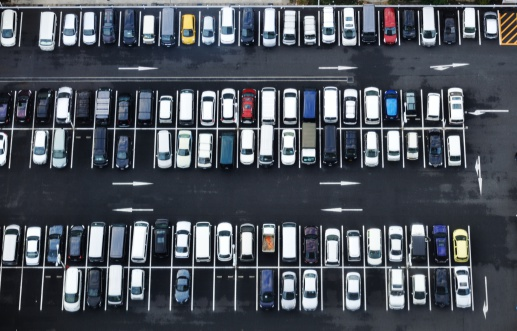
#> input picture DATA/parking-sample/parking-sample.jpg, 517 x 331 px; the run also reads 1 picture not shown here
$ python feature_detection.py   (Python 2 division)
#> lines starting #> are read from the running program, lines starting #| are printed output that depends on the picture; after the words box and inside, x2 and y2 are one past the last pixel; in counts of white or black regions, pixels touching at a corner belong together
import cv2
import numpy as np
import os
from random import randint
from matplotlib import pyplot as plt

print cv2.__version__

imgName = 'parking-sample.jpg'
dataFolder = '../DATA/parking-sample/'
templateFolder = '../DATA/parking-sample/templates/'

img = cv2.imread(dataFolder+imgName,1)
#> img is the input picture: shape (331, 517, 3); mean B, G, R 92.2, 83.3, 77.7
img_blur = cv2.bilateralFilter(img,9,75,75)
img_mean = cv2.pyrMeanShiftFiltering(img_blur, 30, 20, 3)
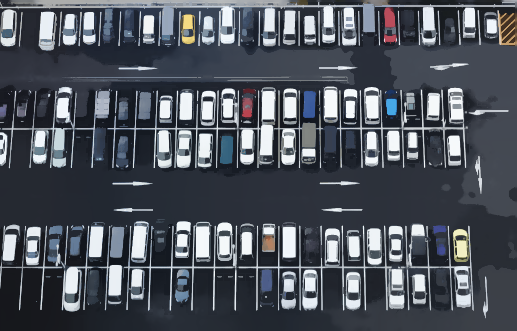
#> img_mean: shape (331, 517, 3); mean B, G, R 92, 83.1, 77.7
img_gray = cv2.cvtColor(img_mean,cv2.COLOR_BGR2GRAY)
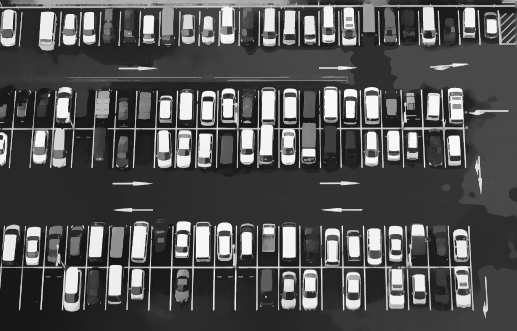
#> img_gray: shape (331, 517); min 18, max 249, mean 82.6
img_median_val = np.median(img_gray)
#> img_median_val = 51

sigma = 0.33
lower_thresh = int(max(0, (1.0 - sigma) * img_median_val))
#> lower_thresh = 34
upper_thresh = int(min(255, (1.0 + sigma) * img_median_val))
#> upper_thresh = 67
img_canny = cv2.Canny(img_gray, lower_thresh, upper_thresh)
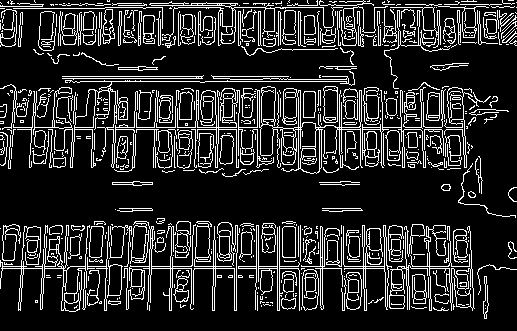
#> img_canny: shape (331, 517); 15.9% white in thin lines or dots


template_names  = [f for f in os.listdir(templateFolder) if os.path.isfile(os.path.join(templateFolder, f))]

print template_names

threshold = 0.4

for template_name in template_names:
    template = cv2.imread(templateFolder+template_name)
    template_blur = cv2.bilateralFilter(template,9,75,75)
    template_mean = cv2.pyrMeanShiftFiltering(template_blur, 30, 20, 3)
    template_gray = cv2.cvtColor(template_mean,cv2.COLOR_BGR2GRAY)
    template_median_val = np.median(template_gray)
#> template_median_val = 124
    lower_thresh_templ = int(max(0, (1.0 - sigma) * template_median_val))
#> lower_thresh_templ = 83
    upper_thresh_templ = int(min(255, (1.0 + sigma) * template_median_val))
#> upper_thresh_templ = 164
    template_canny = cv2.Canny(template_gray, lower_thresh_templ, upper_thresh_templ)
    h, w = template.shape[:2]
#> h = 32; w = 16
    res = cv2.matchTemplate(img_canny,template_canny,cv2.TM_CCOEFF_NORMED)
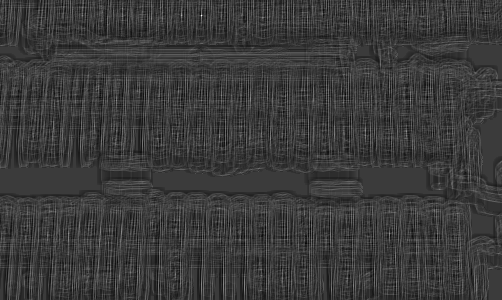
#> res: shape (300, 502) float32; min -0.235, max 0.779, mean -0.00182; drawn with min black and max white
    loc = np.where( res >= threshold)
#> loc = ([15, 15], [181, 201])
    for pt in zip(*loc[::-1]):
        cv2.rectangle(img, pt, (pt[0] + w, pt[1] + h), (0,0,255), 2)
#> this loop made 2 passes
#> pt on passes 1 to 2: (181, 15), (201, 15)
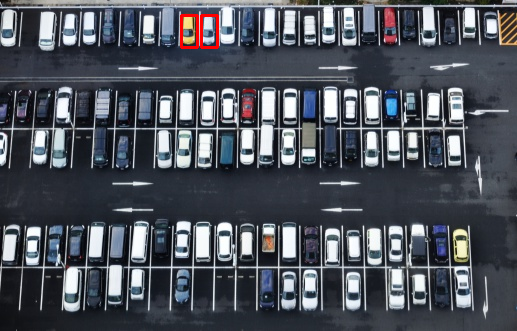
#> img: shape (331, 517, 3); 0.33% of pixels changed, all inside (x1, y1, x2, y2) = (180, 14, 219, 49)

cv2.imshow("Result", img)

cv2.waitKey()
